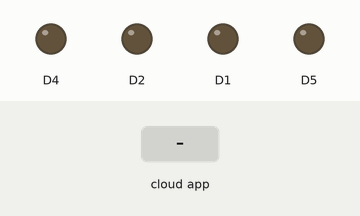
This sketch was run on a simulated ESP8266 (NodeMCU). On the bench: output pins drawn as LEDs (lit = HIGH). The test bench sets the inputs (shaded band). WiFi joins after 1.5 s; servers stay silent unless stated; the Firebase database answers and starts empty; what the sketch prints to the serial monitor is not drawn.

Above: at 3.1 s.
3.2 s: the phone or cloud app sets Valve_1 to 1
At 4.4 s:
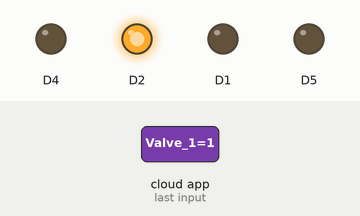
Timing chart, 0 to 6.2 s (numbered marks = the images above; inputs shaded):
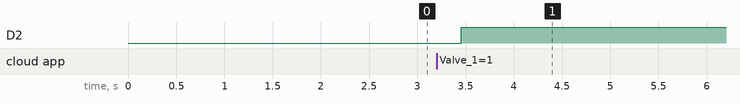

Measured:
- after the input at 3.2 s, D2: LOW → HIGH after 0.25 s

The sketch:

nec.ino
```cpp
#include <ESP8266WiFi.h>
#include <FirebaseArduino.h>
// Set these to run example.
#define FIREBASE_HOST "techmania20202.firebaseio.com"
#define FIREBASE_AUTH "B0Ooxfsw7rlIT4rSnIIZ3FhSiASaqa4SxVutTpVS"
#define WIFI_SSID "Realme 1"
#define WIFI_PASSWORD "12345678"
void setup() {
Serial.begin(9600);
pinMode(D1, OUTPUT);
pinMode(D2, OUTPUT);
pinMode(D4, OUTPUT);
pinMode(D5, OUTPUT);
// connect to wifi.
WiFi.begin(WIFI_SSID, WIFI_PASSWORD);
Serial.print("connecting");
while (WiFi.status() != WL_CONNECTED) {
Serial.print(".");
delay(500);
}
Serial.println();
Serial.print("connected: ");
Serial.println(WiFi.localIP());
Firebase.begin(FIREBASE_HOST, FIREBASE_AUTH);
Firebase.set("", 0);
Firebase.set("Ammonia/Valve_1", 0);
Firebase.set("Carbon/Valve_2", 0);

}
int n = 0;
int j=0;
void loop() {
// get value
n = Firebase.getInt("Ammonia/Valve_1");
j = Firebase.getInt("Carbon/Valve_2");
// handle error
if (n==1) {
Serial.println("Valve 1");

digitalWrite(D2,HIGH);
delay(8000);
digitalWrite(D2,LOW);
return;
}

if(j==1) {
Serial.println("Valve 2");
digitalWrite(D4,HIGH);

delay(5000);
digitalWrite(D4,LOW);
delay(25000);
return;
}
}
```
